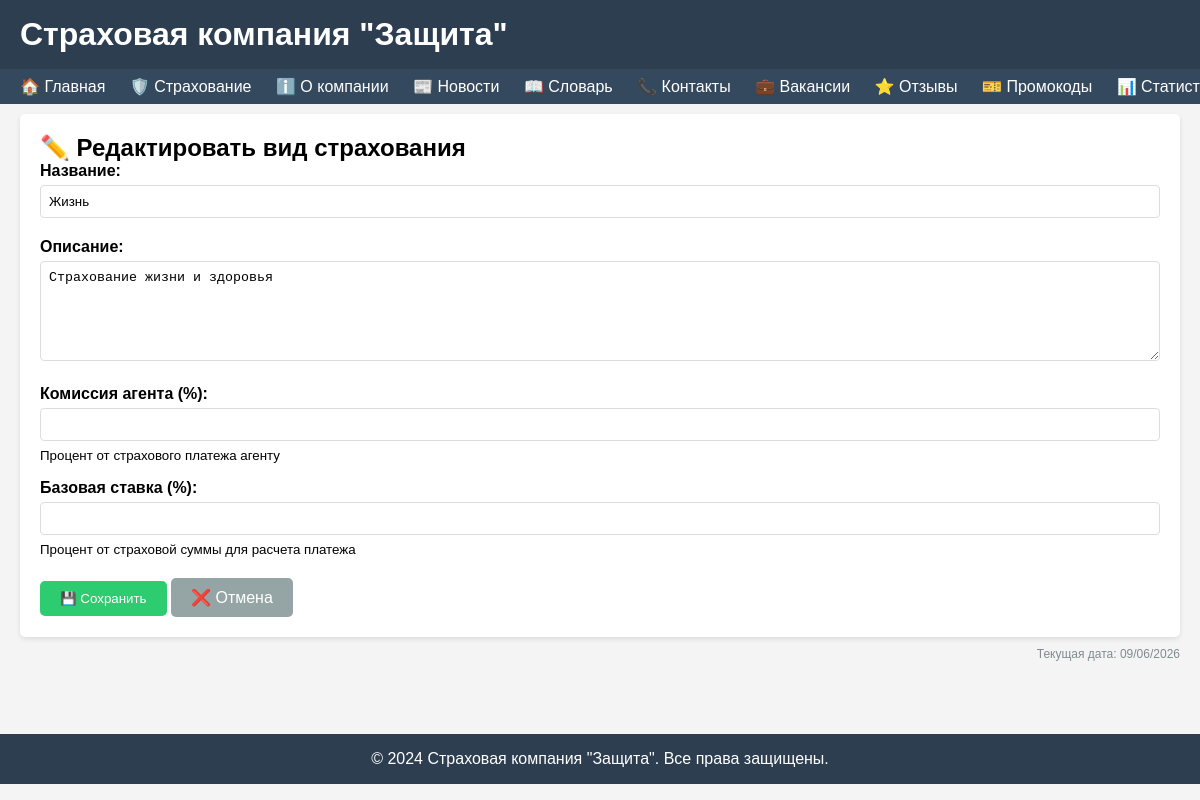
Page /crud/insurance-types/15/update/ on the earlier database version.
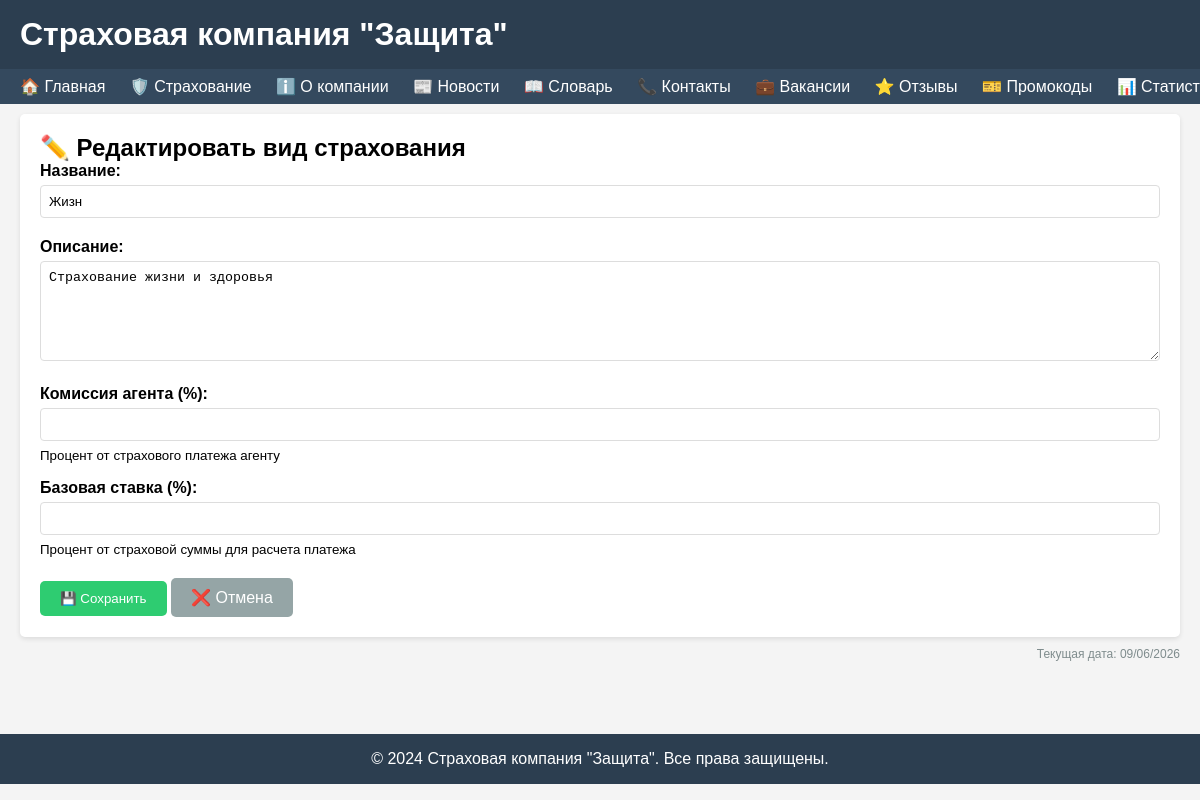
Same page on the later database version.
### apps/core/models.py (models this page shows, shortened)
class InsuranceType(models.Model):
    name = models.CharField(max_length=200, verbose_name="Название")
    description = models.TextField(verbose_name="Описание", blank=True)
    commission_percent = models.DecimalField(max_digits=5, decimal_places=2, default=10)
    base_rate = models.DecimalField(max_digits=5, decimal_places=2, default=1)
    class Meta:
        verbose_name = "Вид страхования"
        verbose_name_plural = "Виды страхования"

### apps/core/views.py (the view, shortened to what this page needs)
# urls.py: path('crud/insurance-types/<int:pk>/update/', views.insurance_type_update, name='insurance_type_update'),
def insurance_type_update(request, pk):
    insurance_type = get_object_or_404(InsuranceType, id=pk)
    return render(request, 'core/crud/insurance_type_form.html', {'insurance_type': insurance_type})

### templates/core/crud/insurance_type_form.html (shortened to what this page needs)
{% extends 'base.html' %}
{% block content %}
<div class="card">
    <h2>{% if insurance_type %}✏️ Редактировать{% else %}➕ Добавить{% endif %} вид страхования</h2>
    <form method="post">
        <div style="margin-bottom: 15px;">
            <label style="font-weight: bold;">Название:</label>
            <input type="text" name="name" value="{{ insurance_type.name|default:'' }}" required style="width:100%; padding:8px; border:1px solid #ddd; border-radius:4px;">
        </div>
        <div style="margin-bottom: 15px;">
            <label style="font-weight: bold;">Описание:</label>
            <textarea name="description" style="width:100%; padding:8px; border:1px solid #ddd; border-radius:4px; height:100px;">{{ insurance_type.description|default:'' }}</textarea>
        </div>
        <div style="margin-bottom: 15px;">
            <label style="font-weight: bold;">Комиссия агента (%):</label>
            <input type="number" step="0.01" name="commission_percent" value="{{ insurance_type.commission_percent|default:10 }}" required style="width:100%; padding:8px;">
            <small>Процент от страхового платежа агенту</small>
        </div>
        <div style="margin-bottom: 15px;">
            <label style="font-weight: bold;">Базовая ставка (%):</label>
            <input type="number" step="0.01" name="base_rate" value="{{ insurance_type.base_rate|default:1 }}" required style="width:100%; padding:8px;">
            <small>Процент от страховой суммы для расчета платежа</small>
        </div>
        <div style="margin-top: 20px;">
            <button type="submit" class="btn btn-success" style="background: #2ecc71;">💾 Сохранить</button>
            <a href="{% url 'insurance_type_list' %}" class="btn" style="background: #95a5a6;">❌ Отмена</a>
        </div>
    </form>
</div>
{% endblock %}

Differences in the rows shown:
changed InsuranceType "Страхование жизни и здоровья": name "Жизнь" → "Жизн"
